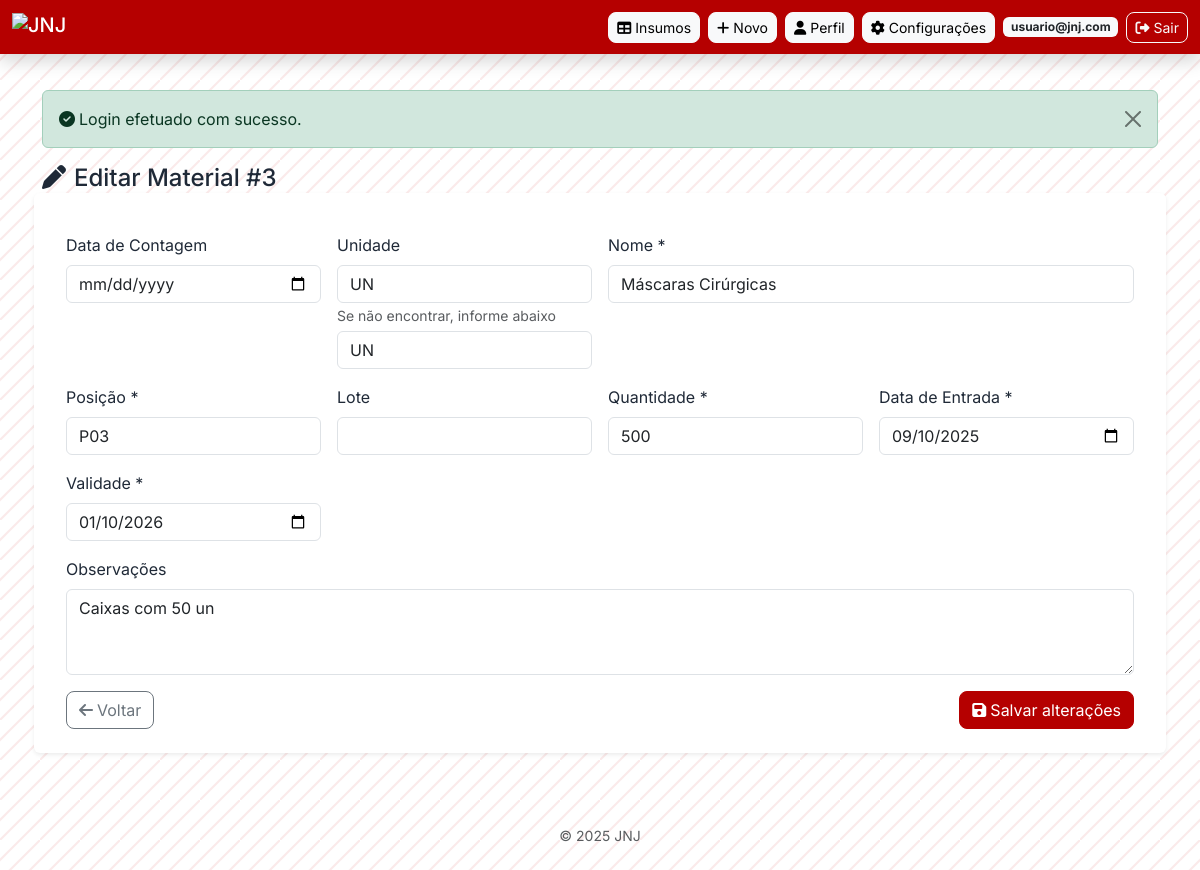
The page /editar.php?id=3 (signed in) on the database its author committed.
### tables this page shows
CREATE TABLE `usuarios` (
  `id` INT AUTO_INCREMENT PRIMARY KEY,
  `nome` VARCHAR(150) NOT NULL,
  `email` VARCHAR(150) NOT NULL UNIQUE,
  `senha_hash` VARCHAR(255) NOT NULL,
  `avatar` VARCHAR(255) NULL,
  `criado_em` DATETIME DEFAULT CURRENT_TIMESTAMP,
  INDEX `idx_email` (`email`)
);

CREATE TABLE `insumos_jnj` (
  `id` INT AUTO_INCREMENT PRIMARY KEY,
  `data_contagem` DATE NULL,
  `unidade` VARCHAR(30) DEFAULT 'UN',
  `nome` VARCHAR(150) NOT NULL,
  `posicao` VARCHAR(20) NOT NULL,
  `lote` VARCHAR(100) NULL,
  `quantidade` INT NOT NULL DEFAULT 0,
  `data_entrada` DATE NOT NULL,
  `validade` DATE NOT NULL,
  `observacoes` TEXT,
  INDEX `idx_validade` (`validade`),
  INDEX `idx_posicao` (`posicao`)
);

### settings.php (called while the page is built, shortened)
<?php
require_once __DIR__ . '/db.php';
function getSetting(string $key, $default = null) {
    try {
        $pdo = getPDO();
        $stmt = $pdo->prepare('SELECT valor FROM configuracoes WHERE chave = ?');
        $stmt->execute([$key]);
        $row = $stmt->fetch();
        if ($row) {
            return $row['valor'];
        }
    } catch (Throwable $e) {
    }
    return $default;
}

### db.php (called while the page is built, shortened)
<?php
function flash(string $key, ?string $message = null) {
    if ($message === null) {
        if (!empty($_SESSION['flash'][$key])) {
            $msg = $_SESSION['flash'][$key];
            return $msg;
        }
        return null;
    }
}
function h(string $value): string { return htmlspecialchars($value, ENT_QUOTES, 'UTF-8'); }
?>

### auth.php (called while the page is built, shortened)
<?php
require_once __DIR__ . '/db.php';
function currentUser(): ?array {
    if (!empty($_SESSION['usuario_id'])) {
        try {
            $pdo = getPDO();
            $stmt = $pdo->prepare('SELECT id,nome,email,avatar FROM usuarios WHERE id = ? LIMIT 1');
            $stmt->execute([$_SESSION['usuario_id']]);
            $user = $stmt->fetch();
            if ($user) return $user;
        } catch (Exception $e) {
            return [
                'id' => $_SESSION['usuario_id'],
                'email' => $_SESSION['usuario_email'],
                'nome' => $_SESSION['usuario_nome'],
            ];
        }
    }
    return null;
}
?>

### editar.php (the view, shortened to what this page needs)
<?php
require_once __DIR__ . '/db.php';
require_once __DIR__ . '/auth.php';
$pdo = getPDO();
$id = (int)($_GET['id'] ?? 0);
$stmt = $pdo->prepare('SELECT * FROM insumos_jnj WHERE id = ?');
$stmt->execute([$id]);
$item = $stmt->fetch();
include __DIR__ . '/includes/header.php';
?>
<h2 class="h4 mb-3"><i class="fa fa-pen me-2"></i>Editar Material #<?= h($item['id']) ?></h2>
<form method="post" class="row g-3 shadow-sm bg-white p-4 rounded">
  <div class="col-md-3">
    <label class="form-label">Data de Contagem</label>
    <input type="date" name="data_contagem" class="form-control" value="<?= h($item['data_contagem'] ?? ($_POST['data_contagem'] ?? '')) ?>">
  </div>
  <div class="col-md-3">
    <label class="form-label">Unidade</label>
    <select name="unidade" class="form-control">
      <?php $opts = ['UN','BX','CENT','KG','MILH','PAC','ROLO']; foreach ($opts as $op): $sel = '';
        if (isset($_POST['unidade'])) { $sel = $_POST['unidade']===$op ? 'selected' : ''; }
        else { $sel = (isset($item['unidade']) && $item['unidade']===$op) ? 'selected' : ''; }
      ?>
        <option value="<?= h($op) ?>" <?= $sel ?>><?= h($op) ?></option>
      <?php endforeach; ?>
    </select>
    <small class="text-muted">Se não encontrar, informe abaixo</small>
    <input type="text" name="unidade_custom" class="form-control mt-1" placeholder="Outra unidade (ex: CAIXA)" value="<?= h($_POST['unidade_custom'] ?? ($item['unidade'] ?? '')) ?>">
  </div>
  <div class="col-md-6">
    <label class="form-label">Nome *</label>
    <input type="text" name="nome" class="form-control" required value="<?= h($item['nome']) ?>">
  </div>
  <div class="col-md-3">
    <label class="form-label">Posição *</label>
    <input type="text" name="posicao" class="form-control" required value="<?= h($item['posicao']) ?>">
  </div>
  <div class="col-md-3">
    <label class="form-label">Lote</label>
    <input type="text" name="lote" class="form-control" value="<?= h($item['lote'] ?? '') ?>">
  </div>
  <div class="col-md-3">
    <label class="form-label">Quantidade *</label>
    <input type="number" name="quantidade" min="0" class="form-control" required value="<?= h($item['quantidade']) ?>">
  </div>
  <div class="col-md-3">
    <label class="form-label">Data de Entrada *</label>
    <input type="date" name="data_entrada" class="form-control" required value="<?= h($item['data_entrada']) ?>">
  </div>
  <div class="col-md-3">
    <label class="form-label">Validade *</label>
    <input type="date" name="validade" class="form-control" required value="<?= h($item['validade']) ?>">
  </div>
  <div class="col-12">
    <label class="form-label">Observações</label>
    <textarea name="observacoes" rows="3" class="form-control"><?= h($item['observacoes']) ?></textarea>
  </div>
  <div class="col-12 d-flex justify-content-between align-items-center">
    <a href="index.php" class="btn btn-outline-secondary btn-rounded"><i class="fa fa-arrow-left me-1"></i>Voltar</a>
    <button class="btn btn-primary btn-rounded" type="submit"><i class="fa fa-save me-1"></i>Salvar alterações</button>
  </div>
</form>
<?php include __DIR__ . '/includes/footer.php'; ?>

### includes/header.php (shortened to what this page needs)
<?php
require_once __DIR__ . '/../auth.php';
require_once __DIR__ . '/../settings.php';
$user = currentUser();
$temaAtual = getSetting('tema_padrao', $_SESSION['tema_jnj'] ?? 'claro');
$logoPath = getSetting('logo_path', '');
$logoUrlSetting = getSetting('logo_url', '');
$docRoot = rtrim(str_replace('\\','/', realpath($_SERVER['DOCUMENT_ROOT'])), '/');
$projectDir = str_replace('\\','/', realpath(__DIR__ . '/..'));
$projectBase = '';
if (strpos($projectDir, $docRoot) === 0) {
  $projectBase = substr($projectDir, strlen($docRoot));
  $projectBase = '/' . trim($projectBase, '/');
}
$logoUrl = '';
if (!empty($logoPath)) {
  $logoUrl = $projectBase . '/' . ltrim($logoPath, '/');
} elseif (!empty($logoUrlSetting)) {
  $logoUrl = $logoUrlSetting;
} else {
  $logoUrl = $projectBase . '/assets/logo.svg';
}
?>
<!DOCTYPE html>
<html lang="pt-br">
<head>
    <link href="https://cdn.jsdelivr.net/npm/bootstrap@5.3.3/dist/css/bootstrap.min.css" rel="stylesheet">
    <link rel="stylesheet" href="https://cdn.datatables.net/1.13.4/css/jquery.dataTables.min.css" />
    <link rel="stylesheet" href="style.css" />
    <link rel="stylesheet" href="https://cdnjs.cloudflare.com/ajax/libs/font-awesome/6.5.0/css/all.min.css" />
</head>
<body class="<?= $temaAtual === 'escuro' ? 'theme-dark' : '' ?>">
<header class="navbar navbar-dark fixed-top shadow" style="background: var(--color-primary) !important;">
  <div class="container-fluid">
    <span class="navbar-brand mb-0 h1 d-flex align-items-center">
      <img src="<?= h($logoUrl) ?>" alt="JNJ" class="site-logo" />
    </span>
    <nav class="d-flex gap-2">
      <?php if ($user): ?>
        <a class="btn btn-sm btn-light" href="index.php"><i class="fa-solid fa-table me-1"></i>Insumos</a>
        <a class="btn btn-sm btn-light" href="cadastrar.php"><i class="fa-solid fa-plus me-1"></i>Novo</a>
        <a class="btn btn-sm btn-light" href="perfil.php"><i class="fa-solid fa-user me-1"></i>Perfil</a>
        <a class="btn btn-sm btn-light" href="configuracoes.php"><i class="fa-solid fa-gear me-1"></i>Configurações</a>
        <?php if (!empty($user['avatar'])): ?>
          <a href="perfil.php" class="d-inline-block"><img src="assets/uploads/<?= h($user['avatar']) ?>" alt="avatar" style="height:30px;width:30px;border-radius:6px;object-fit:cover;margin-right:6px;" /></a>
        <?php else: ?>
          <a href="perfil.php" class="badge bg-light text-dark align-self-center text-decoration-none"><?= h($user['email']) ?></a>
        <?php endif; ?>
        <a class="btn btn-sm btn-outline-light" href="logout.php"><i class="fa-solid fa-right-from-bracket me-1"></i>Sair</a>
      <?php else: ?>
        <a class="btn btn-sm btn-light" href="login.php"><i class="fa-solid fa-right-to-bracket me-1"></i>Login</a>
        <a class="btn btn-sm btn-outline-light" href="create-account.php"><i class="fa-solid fa-user-plus me-1"></i>Registrar</a>
      <?php endif; ?>
    </nav>
  </div>
</header>
<main class="container" style="padding-top:90px;">
  <?php if ($m = flash('success')): ?>
    <div class="alert alert-success alert-dismissible fade show" role="alert">
      <i class="fa fa-check-circle me-1"></i><?= h($m) ?>
      <button type="button" class="btn-close" data-bs-dismiss="alert" aria-label="Close"></button>
    </div>
  <?php endif; ?>

### style.css (style rules this page uses)
:root { --color-primary: #b50000; --color-primary-contrast: #fff; --color-bg: #f5f7fb; --color-surface: #ffffff; --color-text: #1f2937; --color-muted: #6b7280; --radius: 8px; }
html,body { height:100%; }
body { background: var(--color-bg) url('assets/bg-pattern.svg') repeat; background-size:200px 200px; color:var(--color-text); font-family: 'Inter', system-ui, -apple-system, "Segoe UI", Roboto, "Helvetica Neue", Arial; }
.btn-rounded { border-radius:var(--radius); }
.site-logo { height:28px; width:auto; vertical-align:middle; }
.btn { border-radius: var(--radius); transition: all .15s ease; }
.btn-primary { background: var(--color-primary); border-color: var(--color-primary); color: var(--color-primary-contrast); }
.btn-outline-secondary { border-radius: var(--radius); }
.form-select, input, textarea { border-radius:6px; }
.mb-3 { position: relative; }

### rows shown on the page
usuarios: email "usuario@jnj.com"
insumos_jnj: id "3", unidade_custom "UN", nome "Máscaras Cirúrgicas", posicao "P03", quantidade "500", data_entrada "09/10/2025", validade "01/10/2026", observacoes "Caixas com 50 un"

### other values the page prints
$m "Login efetuado com sucesso."
form field unidade "UN"
